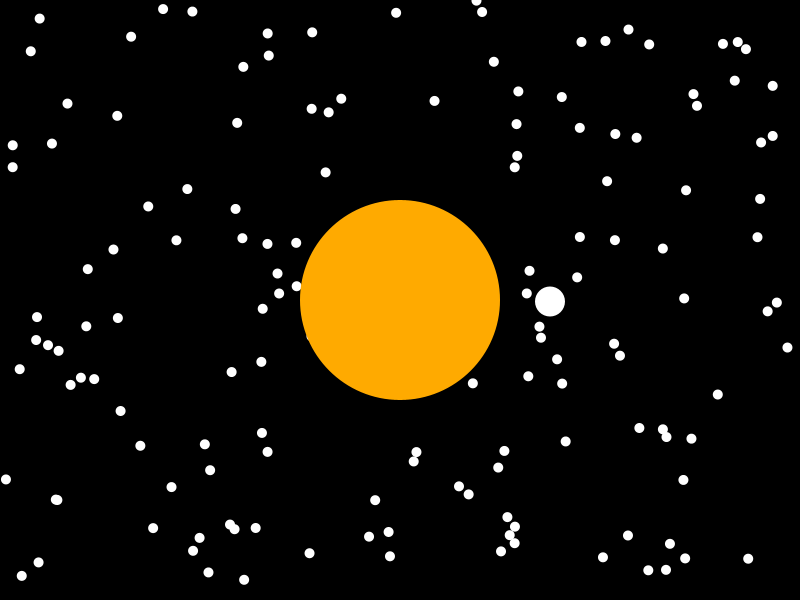
Frame 1 (no input)
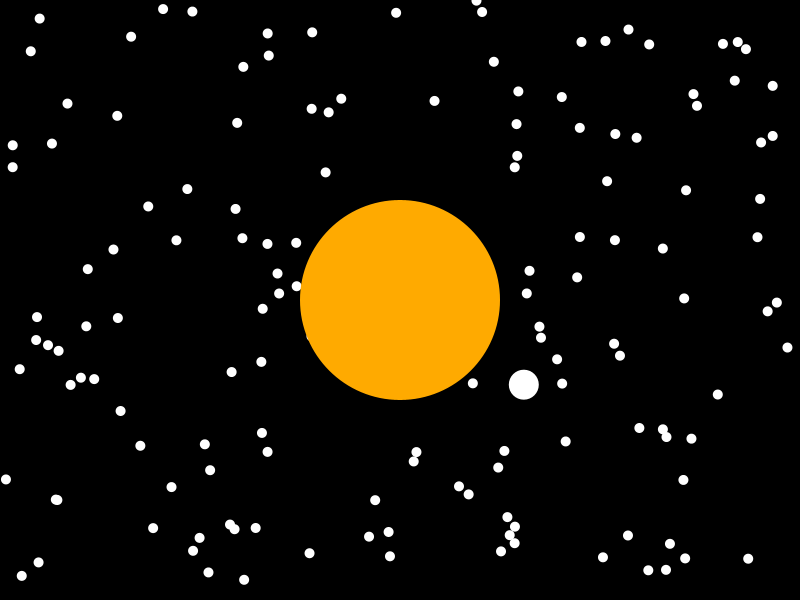
Frame 60 (the mouse pressed at the canvas centre just before this capture)
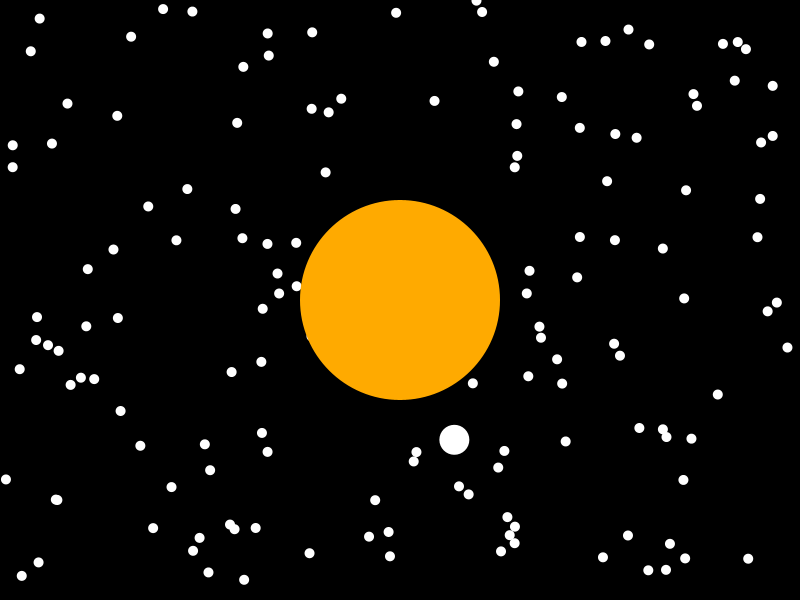
Frame 120 (the mouse held since frame 60 and released just before this capture)

The Processing sketch that drew these frames (run headless with seeded random() and noise(); from frame 60 on, the mouse is pressed at the canvas centre):

// Processing sketch: sketch_210929a
// ── sketch_210929a.pde
float posX, posY;
float theta;

ArrayList<Stars> stars;

void setup() {
  size(800, 600);
  posX = posY = 0;
  theta = 0;
  stars = new ArrayList<Stars>();
  for(int i = 0; i < 150; i++) {
    stars.add(new Stars(random(width), random(height)));
  }
}
void draw() {
  background(0); //set bg-color to black
  
  for(Stars i : stars) {
    i.display();
  }

  fill(255, 170, 0);
  ellipse(width/2, height/2, 200, 200);
  mercury();
}
void planetOrbits(float radiusX, float radiusY) {
   theta += 0.01;
   posX = radiusX * cos(theta);
   posY = radiusY * sin(theta);
}

void mercury() {
   translate(width/2, height/2);
   planetOrbits(150,150);
   fill(255);
   ellipse(posX, posY, 30, 30);
}

// ── PlanetOrbits.pde
class PlanetOrbits {
  float radius, theta, distance, velocity, pos_x, pos_y;
  PlanetOrbits[] planets;
  color planetColor;
  
  PlanetOrbits(float _r, float _d, float _velocity, color _fill, float X_translate, float Y_translate) {
    pos_x = X_translate;
    pos_y = Y_translate;
    radius = _r;
    theta = random(TWO_PI);
    distance = _d;
    planetColor = _fill;
    velocity = _velocity;
  }
  void createPlanets(int amnt) {
    planets = new PlanetOrbits[amnt];
    for(int i = 0; i < planets.length; i++) {
      switch(i) {
        case 0: 
          planets[0] = new PlanetOrbits(40, 150, 0.1, #747b81, distance, 0);
          break;
        case 1:
          planets[1] = new PlanetOrbits(50, 200, 0.08, #eed053, distance, 0);
          break;
        case 2:
          planets[2] = new PlanetOrbits(60, 250, 0.06, #806043, distance, 0);
          break;
         case 3:
           planets[3] = new PlanetOrbits(55, 390, 0.018, #9C2E35, distance, 0);
           break;
         case 4:
           planets[4] = new PlanetOrbits(110, 450, 0.009, #bcafb2, distance, 0);
           ellipse(0, 0, 500, 100);
           break;
         case 5: 
           planets[5] = new PlanetOrbits(100, 500, 0.0029, #fae5bf, distance, 0);
         case 6:
           planets[6] = new PlanetOrbits(90, 580, 0.0084, #4FD0E7, distance, 0);
         case 7:
           planets[7] = new PlanetOrbits(85, 650, 0.00164, #4b70dd, distance, 0);
      }
    }
  }
  void display() {
    pushMatrix();
    stroke(0);
    strokeWeight(10);
    rotate(theta);
    translate(distance, 0);
    //println(pos_x, pos_y);
    fill(planetColor);
    ellipse(0, 0,radius,radius);
    //printArray(planets);
    if(planets != null) {
      for(int i = 0; i < planets.length; i++) {
        planets[i].display();
      }
    }
    popMatrix();
  }
  
  void orbitalCalculation() {
    theta = theta + velocity;
    if(planets != null) {
      for(int i = 0; i < planets.length; i++) {
        planets[i].orbitalCalculation();
      }
    }
  }
}

// ── Stars.pde
class Stars {
  float x, y, radius;
  
  Stars(float x_pos, float y_pos) {
    x = x_pos;
    y = y_pos;
    radius = 10;
  }
  void display() {
    //translate(500, 800); //doewsnt work?
    noStroke();
    fill(255);
    ellipse(x, y, radius, radius);
  }
}
